Frame 1 (no input): blank canvas, image omitted
Frame 60 (no input): blank canvas, image omitted
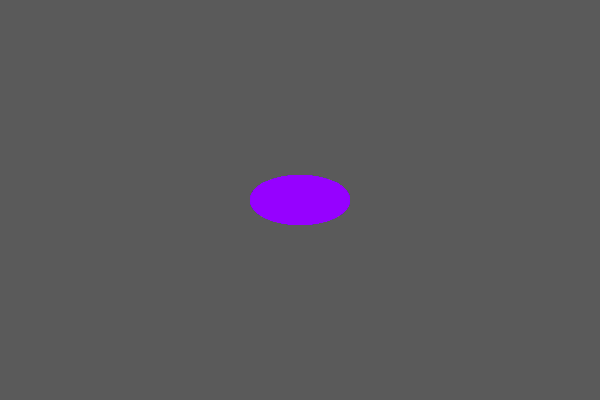
Frame 120 (the mouse pressed at the canvas centre since frame 60)

The p5.js sketch whose frames 1 and 60 were blank and that drew this single picture after the mouse press (run headless with seeded random() and noise() and a simulated clock; from frame 60 on, the mouse is pressed at the canvas centre):

// p5.js sketch
// ── sketch.js
var newWidth=100;
var newHeight=50;

//setup function executes once
function setup(){
    createCanvas(600,400);
    background(90);
}

//draw function loops forever
function draw(){
    // background(50);
    if(mouseIsPressed){
         noStroke();
    fill(150,0,255,100);
    ellipse(mouseX,mouseY,newWidth,newHeight);
    }
   
}
